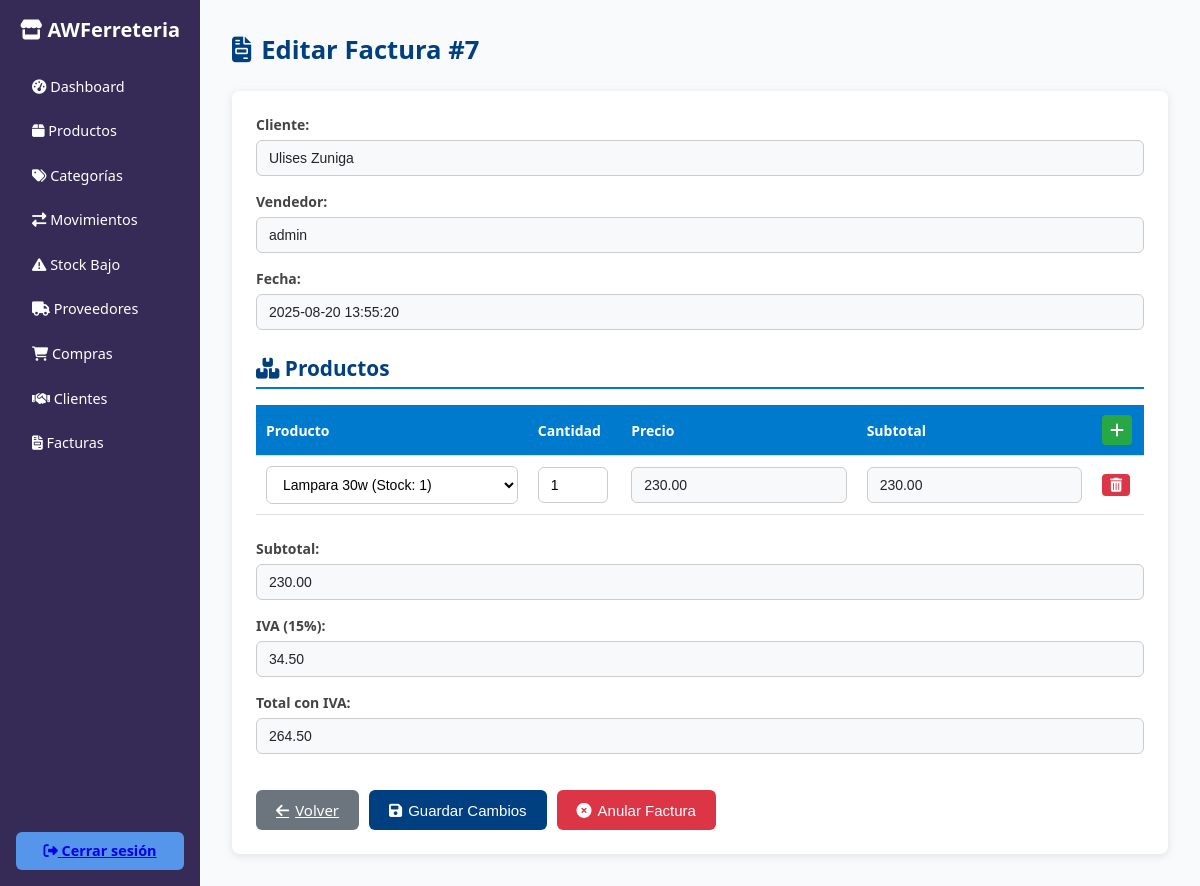
The app's page /facturacion/detalle_factura.php?id=7 (signed in) with its own data.
### tables this page shows
CREATE TABLE `facturas` (
  `idfactura` int(11) NOT NULL,
  `idcliente` int(11) NOT NULL,
  `idusuario` int(11) NOT NULL,
  `fecha` datetime DEFAULT current_timestamp(),
  `total` decimal(10,2) NOT NULL,
  `iva` decimal(10,2) DEFAULT 0.00,
  `activo` bit(1) DEFAULT b'1',
  `usuarioregistra` int(11) DEFAULT NULL,
  `fecharegistro` datetime DEFAULT current_timestamp(),
  `usuarioactualiza` int(11) DEFAULT NULL,
  `fechaactualizacion` datetime DEFAULT NULL
);

CREATE TABLE `clientes` (
  `idcliente` int(11) NOT NULL,
  `nombre` varchar(100) NOT NULL,
  `apellido` varchar(100) NOT NULL,
  `identificacion` varchar(20) NOT NULL,
  `tipo_identificacion` enum('CEDULA','RUC','PASAPORTE','OTRO') NOT NULL,
  `telefono` varchar(20) DEFAULT NULL,
  `email` varchar(100) DEFAULT NULL,
  `direccion` text DEFAULT NULL,
  `ciudad` varchar(50) DEFAULT NULL,
  `activo` tinyint(1) DEFAULT 1,
  `usuarioregistra` int(11) NOT NULL,
  `fecharegistro` datetime DEFAULT current_timestamp(),
  `usuarioactualiza` int(11) DEFAULT NULL,
  `fechaactualizacion` datetime DEFAULT NULL ON UPDATE current_timestamp()
);

CREATE TABLE `usuarios` (
  `idusuario` int(11) NOT NULL,
  `nombrecompleto` varchar(100) NOT NULL,
  `usuario` varchar(50) NOT NULL,
  `contrasena` varchar(255) NOT NULL,
  `correo` varchar(100) DEFAULT NULL,
  `telefono` varchar(20) DEFAULT NULL,
  `idrol` int(11) NOT NULL,
  `activo` bit(1) NOT NULL DEFAULT b'1',
  `usuarioregistra` int(11) NOT NULL,
  `fecharegistro` datetime NOT NULL DEFAULT current_timestamp(),
  `usuarioactualiza` int(11) DEFAULT NULL,
  `fechaactualizacion` datetime DEFAULT NULL ON UPDATE current_timestamp()
);

CREATE TABLE `detalle_factura` (
  `iddetalle` int(11) NOT NULL,
  `idfactura` int(11) NOT NULL,
  `idproducto` int(11) NOT NULL,
  `cantidad` int(11) NOT NULL,
  `precio` decimal(10,2) NOT NULL,
  `subtotal` decimal(10,2) NOT NULL
);

### facturacion/detalle_factura.php (the view, shortened to what this page needs)
<?php
$conn = getConnection();
$idfactura = isset($_GET['id']) ? intval($_GET['id']) : 0;
$sqlFactura = "
    SELECT f.*, c.nombre AS cliente_nombre, c.apellido, u.usuario AS vendedor
    FROM facturas f
    INNER JOIN clientes c ON f.idcliente = c.idcliente
    INNER JOIN usuarios u ON f.idusuario = u.idusuario
    WHERE f.idfactura = ?
    LIMIT 1";
$stmt = $conn->prepare($sqlFactura);
$stmt->bind_param("i", $idfactura);
$stmt->execute();
$result = $stmt->get_result();
$factura = $result->fetch_assoc();
$isAnulada = ($factura['activo'] == 0);
$sqlDetalle = "
    SELECT df.idproducto, df.cantidad, df.precio, p.nombre, p.stock
    FROM detalle_factura df
    INNER JOIN productos p ON df.idproducto = p.idproducto
    WHERE df.idfactura = ?";
$stmtDetalle = $conn->prepare($sqlDetalle);
$stmtDetalle->bind_param("i", $idfactura);
$stmtDetalle->execute();
$resultDetalle = $stmtDetalle->get_result();
$productosFactura = $resultDetalle->fetch_all(MYSQLI_ASSOC);
?>
<!DOCTYPE html>
<html lang="es">
<head>
    <link rel="stylesheet" href="https://cdnjs.cloudflare.com/ajax/libs/font-awesome/6.4.0/css/all.min.css">
</head>
<body>
    <div class="container">
        <?php include('../includes/sidebar_inventario.php'); ?>
        <main class="main-content">
            <h2><i class="fas fa-file-invoice"></i> Editar Factura #<?= $factura['idfactura'] ?></h2>
            <form id="formFactura" method="POST" action="actualizar_detalle_factura.php">
                <div class="invoice-container">
                    <div class="form-group">
                        <label>Cliente:</label>
                        <input type="text" value="<?= htmlspecialchars(trim($factura['cliente_nombre'] . ' ' . ($factura['apellido'] ?? ''))) ?>" readonly>
                    </div>
                    <div class="form-group">
                        <label>Vendedor:</label>
                        <input type="text" value="<?= htmlspecialchars($factura['vendedor']) ?>" readonly>
                    </div>
                    <div class="form-group">
                        <label>Fecha:</label>
                        <input type="text" value="<?= $factura['fecha'] ?>" readonly>
                    </div>
                    <h3><i class="fas fa-boxes"></i> Productos</h3>
                    <table id="productosTable">
                        <thead>
                            <tr>
                                <th>Producto</th>
                                <th>Cantidad</th>
                                <th>Precio</th>
                                <th>Subtotal</th>
                                <th>
                                    <?php if (!$isAnulada): ?>
                                        <button type="button" onclick="addRow()" class="btn-row-add" title="Agregar producto">
                                            <i class="fas fa-plus"></i>
                                        </button>
                                    <?php endif; ?>
                                </th>
                            </tr>
                        </thead>
                        <tbody>
                            <?php foreach ($productosFactura as $pf): ?>
                                <tr>
                                    <td>
                                        <select name="productos[]" required onchange="productoSeleccionado(this)"
                                            <?= $isAnulada ? 'disabled' : '' ?>>
                                            <option value="">Seleccione producto...</option>
                                        </select>
                                    </td>
                                    <td>
                                        <input type="number" name="cantidades[]" min="1" value="<?= $pf['cantidad'] ?>"
                                            style="width:70px;" oninput="calcular()" <?= $isAnulada ? 'disabled' : '' ?>>
                                    </td>
                                    <td>
                                        <input type="text" name="precios[]" value="<?= number_format($pf['precio'], 2) ?>" readonly>
                                    </td>
                                    <td>
                                        <input type="text" name="subtotales[]" value="<?= number_format($pf['cantidad'] * $pf['precio'], 2) ?>" readonly>
                                    </td>
                                    <td>
                                        <?php if (!$isAnulada): ?>
                                            <button type="button" class="btn-row-remove" title="Eliminar" onclick="eliminarFila(this)">
                                                <i class="fas fa-trash-alt"></i>
                                            </button>
                                        <?php endif; ?>
                                    </td>
                                </tr>
                            <?php endforeach; ?>
                        </tbody>
                    </table>
                    <div class="form-group">
                        <label>Subtotal:</label>
                        <input type="text" id="subtotal" name="subtotal" value="<?= number_format(array_sum(array_map(function($p) { return $p['cantidad'] * $p['precio']; }, $productosFactura)), 2) ?>" readonly>
                    </div>
                    <div class="form-group">
                        <label>IVA (15%):</label>
                        <input type="text" id="iva" name="iva" value="<?= number_format(array_sum(array_map(function($p) { return $p['cantidad'] * $p['precio']; }, $productosFactura)) * 0.15, 2) ?>" readonly>
                    </div>
                    <div class="form-group">
                        <label>Total con IVA:</label>
                        <input type="text" id="total_final" name="total_final" value="<?= number_format(array_sum(array_map(function($p) { return $p['cantidad'] * $p['precio']; }, $productosFactura)) * 1.15, 2) ?>" readonly>
                    </div>
                    <div style="display: flex; gap: 10px; margin-top: 20px;">
                        <a href="facturas.php" class="btn-submit" style="background-color: #6c757d;">
                            <i class="fas fa-arrow-left"></i> Volver
                        </a>
                        <?php if (!$isAnulada): ?>
                            <button type="submit" class="btn-submit" id="btnGuardar">
                                <i class="fas fa-save"></i> Guardar Cambios
                            </button>
                            <button type="button" onclick="confirmarAnulacion()" class="btn-submit btn-danger">
                                <i class="fas fa-times-circle"></i> Anular Factura
                            </button>
                        <?php else: ?>
                            <span style="color: #dc3545; font-weight: bold; margin-top: 10px;">Esta factura no puede editarse porque está anulada.</span>
                        <?php endif; ?>
                    </div>
                </div>
            </form>
        </main>
    </div>
</body>
</html>

### facturacion/detalle_factura.php (style rules this page uses)
* { box-sizing: border-box; margin: 0; padding: 0; }
body, html { height: 100%; font-family: 'Segoe UI', Tahoma, Geneva, Verdana, sans-serif; background-color: #f4f6f85c; color: #333; }
.container { display: flex; height: 100vh; }
.main-content { flex: 1; padding: 1.5rem; margin: 0.5rem; overflow-y: auto; font-size: 14px; }
.main-content h2 { color: #004080; margin-bottom: 1.5rem; font-size: 1.6rem; display: flex; align-items: center; gap: 10px; }
.main-content h3 { color: #004080; margin: 1.5rem 0 1rem; font-size: 1.3rem; border-bottom: 2px solid #007acc; padding-bottom: 5px; }
form { background: #fff; padding: 1.5rem; border-radius: 8px; box-shadow: 0 2px 10px rgba(0,0,0,0.1); }
.form-group { margin-bottom: 1rem; }
.form-group label { display: block; margin-bottom: 6px; font-weight: 600; color: #444; }
select, input[type="text"], input[type="number"] { width: 100%; padding: 9px 12px; border: 1px solid #ccc; border-radius: 6px; font-size: 14px; transition: border-color 0.3s, box-shadow 0.3s; outline: none; background-color: white; }
input[readonly], select[disabled] { background-color: #f8f9fa; font-weight: 500; color: #212529; cursor: not-allowed; }
table { width: 100%; border-collapse: collapse; margin: 1rem 0 1.5rem; font-size: 14px; background: #fff; }
th, td { padding: 10px; text-align: left; border-bottom: 1px solid #ddd; }
th { background-color: #007acc; color: white; font-weight: 600; }
.btn-row-add { background-color: #28a745; color: white; border: none; padding: 6px 10px; border-radius: 4px; cursor: pointer; font-size: 16px; display: flex; align-items: center; justify-content: center; width: 30px; height: 30px; }
.btn-row-remove { background-color: #dc3545; color: white; border: none; padding: 4px 8px; border-radius: 4px; cursor: pointer; font-size: 14px; display: flex; align-items: center; justify-content: center; }
.btn-submit { background-color: #004080; color: white; padding: 10px 20px; border: none; border-radius: 6px; font-size: 15px; font-weight: 500; cursor: pointer; margin-top: 1rem; display: inline-flex; align-items: center; gap: 6px; }
.btn-danger { background-color: #dc3545; }

### records on screen
facturas: idfactura "7", idcliente.apellido "Ulises Zuniga", idusuario.usuario "admin", fecha "2025-08-20 13:55:20"
detalle_factura: activo "Lampara 30w (Stock: 1)", cantidad "1", precio "230.00", subtotal "230.00", iva "34.50", total_final "264.50"
